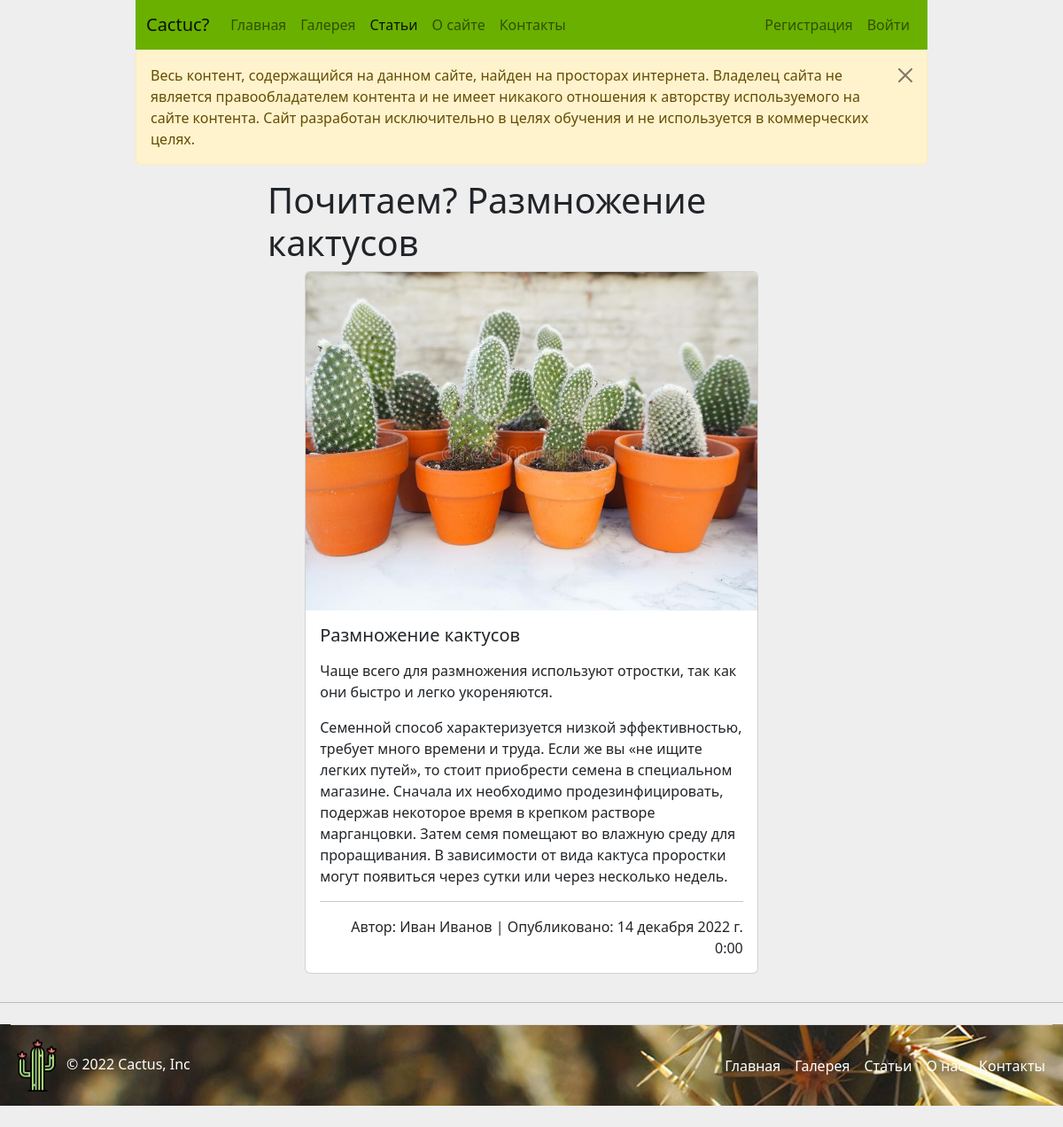
Page /articles/read/razmnozhenie-kaktusov/ on the earlier database version.
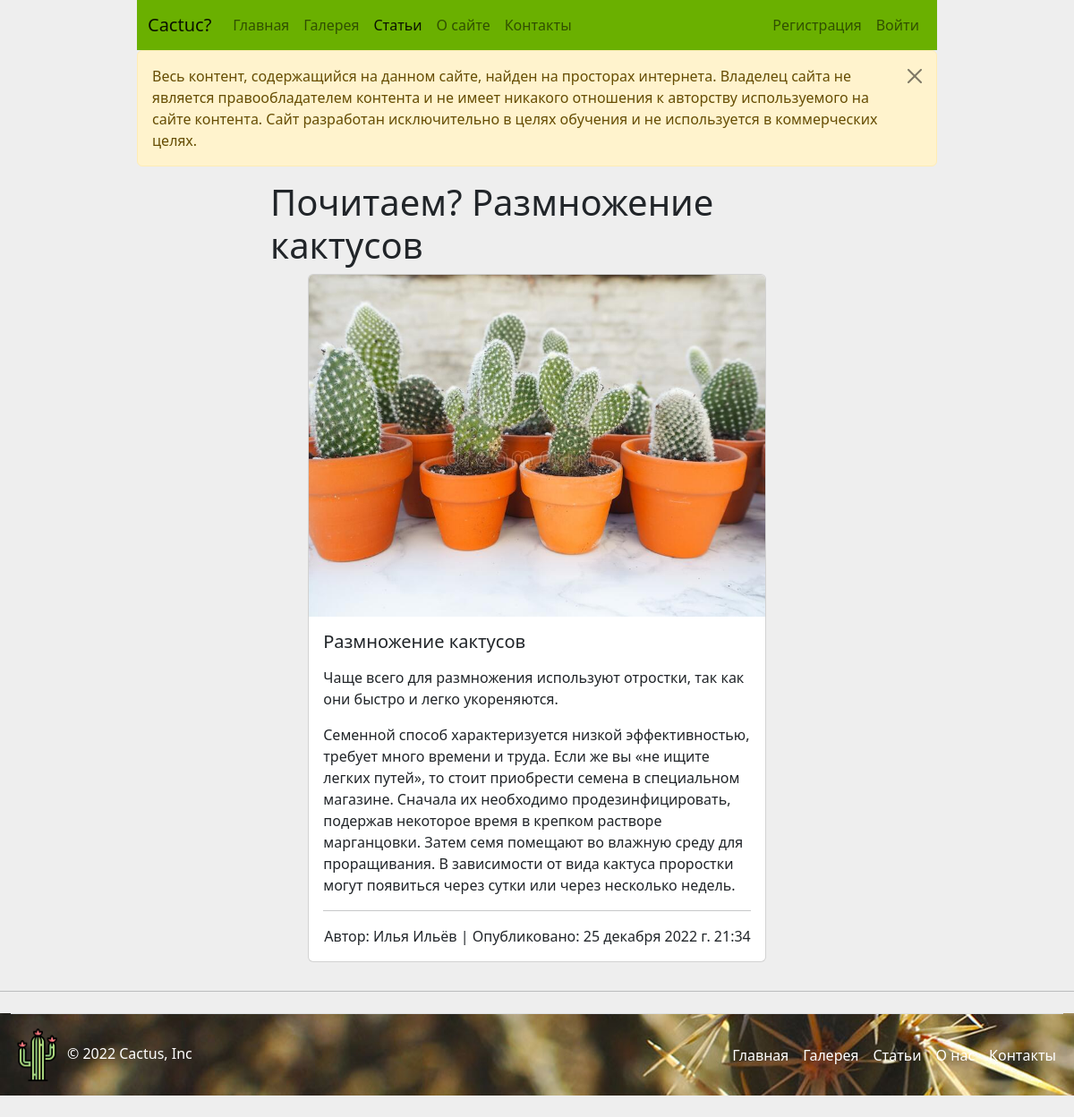
Same page on the later database version.
### article/models.py (models this page shows, shortened)
class Article(models.Model):
    title = models.CharField(max_length=255, verbose_name='Заголовок')
    slug = models.SlugField(max_length=255, unique=True, verbose_name='URL')
    photo = models.ImageField(upload_to='photos/article/%Y/%m/%d', blank=True, verbose_name='Фото')
    preview = models.CharField(max_length=255, blank=True, verbose_name='Превью')
    text = models.TextField(verbose_name='Текст')
    author = models.CharField(max_length=255, blank=True, verbose_name='Автор')
    created_at = models.DateTimeField(auto_now_add=True, verbose_name='Дата создания')
    updated_at = models.DateTimeField(auto_now=True, verbose_name='Дата изменения')
    is_published = models.BooleanField(verbose_name="Публикация", default=False)
    cat = models.ForeignKey('Category', on_delete=models.PROTECT, verbose_name='Категория')
    class Meta:
        verbose_name='Статья'
        verbose_name_plural = 'Статьи'
        ordering = ['-updated_at']

### article/views.py (the view)
# urls.py: path('read/<slug:post_slug>/', ArticleDetailView.as_view(), name='detail'),
class ArticleDetailView(DetailView):
    queryset = Article.objects.filter(is_published=True)
    template_name = 'article/detail.html'
    context_object_name = 'post'
    slug_url_kwarg = 'post_slug'

### article/templates/article/detail.html (shortened to what this page needs)
{% extends 'base.html' %}
{% load static %}
{% block pageName %}Почитаем? {{ post.title }}{% endblock %}
{% block content %}
    <div class="card mb-3">
      <img src="{% if post.photo %}{{ post.photo.url }}{% else %}{% static 'img/no_image.png' %}{% endif %}" class="card-img-top" alt="{{ post.title }}" style="max-width: 700px;">
      <div class="card-body">
        <h5 class="card-title">{{ post.title }}</h5>
        <p class="card-text">{{ post.text|linebreaks }}</p>
          <hr>
          <p class="card-text" style="text-align: right;">Автор: {{ post.author }} | Опубликовано: {{ post.updated_at }}</p>
      </div>
    </div>
{% endblock %}

### templates/base.html (shortened to what this page needs)
{% load static %}
{% url 'index' as index_url %}
{% url 'gallery:gallery' as gallery_url %}
{% url 'article:articles' as articles_url %}
{% url 'about' as about_url %}
{% url 'contacts' as contacts_url %}
{% url 'gallery:create' as gallery_create_url %}
{% url 'register' as register_url %}
{% url 'login' as login_url %}
<!DOCTYPE html>
<html lang="en">
<head>
    <link rel="stylesheet" href="{% static 'main/css/styles.css' %}">
    <link href="https://cdn.jsdelivr.net/npm/bootstrap@5.2.3/dist/css/bootstrap.min.css" rel="stylesheet">
</head>
<body style="background: #eee;">
<div class="row">
    <div class="col-md-9 mx-auto">
<nav class="navbar navbar-expand-lg link-indicator" style="background: #6ab000;">
  <div class="container-fluid">
    <a class="navbar-brand" href="/admin">Cactuc?</a>
    <div class="collapse navbar-collapse" id="navbarSupportedContent">
      <ul class="navbar-nav me-auto mb-2 mb-lg-0">
        <li class="nav-item">
          <a class="nav-link {% if request.path == index_url %}active{% endif %}" aria-current="page" href="{% url 'index' %}">Главная</a>
        </li>
        <li class="nav-item">
          <a class="nav-link {% if gallery_url in request.path %}active{% endif %}" href="{% url 'gallery:gallery'%}">Галерея</a>
        </li>
        <li class="nav-item">
          <a class="nav-link {% if articles_url in request.path %}active{% endif %}" href="{% url 'article:articles'%}">Статьи</a>
        </li>
        <li class="nav-item">
            <a class="nav-link {% if request.path == about_url %}active{% endif %}" href="{% url 'about'%}">О сайте</a>
        </li>
        <li class="nav-item">
          <a class="nav-link {% if request.path == contacts_url %}active{% endif %}" href="{% url 'contacts'%}">Контакты</a>
        </li>
      </ul>
        <ul class="navbar-nav">
            {% if request.user.is_authenticated %}
                <a class="nav-link disabled" style="color: #444;">Привет, {{ user.username }}-кактус</a>
                <a class="nav-link" href="{% url 'logout'%}">Выйти</a>
            {% else %}
              <a class="nav-link {% if request.path == register_url %}active{% endif %}" href="{% url 'register'%}">Регистрация</a>
              <a class="nav-link {% if request.path == login_url %}active{% endif %}" href="{% url 'login'%}">Войти</a>
            {% endif %}
        </ul>
    </div>
  </div>
</nav>
        <div class="alert alert-warning alert-dismissible fade show" role="alert">
            Весь контент, содержащийся на данном сайте, найден на просторах интернета.
            Владелец сайта не является правообладателем контента и не имеет никакого отношения к авторству
            используемого на сайте контента.
            Сайт разработан исключительно в целях обучения и не используется в коммерческих целях.
            <button type="button" class="btn-close" data-bs-dismiss="alert" aria-label="Close"></button>
        </div>
            <div class="col-md-8 mx-auto">
        <h1>{% block pageName %}BASE_PAGE_NAME{% endblock %}</h1>
    </div>
    <main>
        <div class="row">
            <div class="col-md-7 mx-auto">
                    {% block content %}{% endblock %}
            </div>
        </div>
    </main>
    </div>
</div>
<hr>
<div class="container-fluid" style="background-image: url({% static 'img/footer-cactus.jpg' %});">
  <footer class="d-flex flex-wrap justify-content-between align-items-center py-3 my-4 border-top">
    <p class="col-md-4 mb-0" style="color: #fff;">
        <img src="{% static 'img/icon.png' %}" alt="Footer cactus" width="15%">
        &copy; {% now 'Y' %} Cactus, Inc
    </p>
    <ul class="nav col-md-4 justify-content-end link-indicator">
      <li class="nav-item"><a href="{% url 'index' %}" class="nav-link px-2" style="color: #fff;">Главная</a></li>
      <li class="nav-item"><a href="{% url 'gallery:gallery' %}" class="nav-link px-2" style="color: #fff;">Галерея</a></li>
      <li class="nav-item"><a href="{% url 'article:articles' %}" class="nav-link px-2" style="color: #fff;">Статьи</a></li>
      <li class="nav-item"><a href="{% url 'about' %}" class="nav-link px-2" style="color: #fff;">О нас</a></li>
      <li class="nav-item"><a href="{% url 'contacts' %}" class="nav-link px-2" style="color: #fff;">Контакты</a></li>
    </ul>
  </footer>
</div>
</body>
</html>

Differences in the rows shown:
changed Article "Размножение кактусов": author "Иван Иванов" → "Илья Ильёв"; updated_at "14 декабря 2022 г. 0:00" → "25 декабря 2022 г. 21:34"
